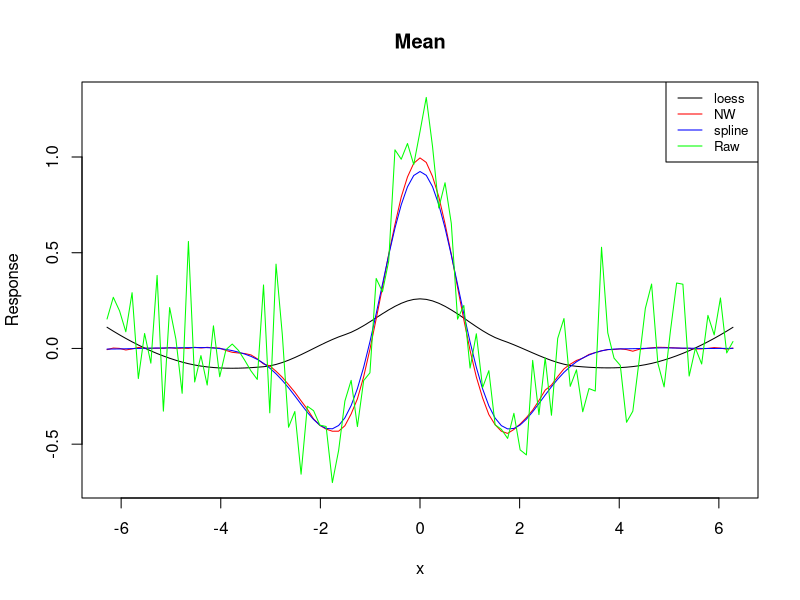
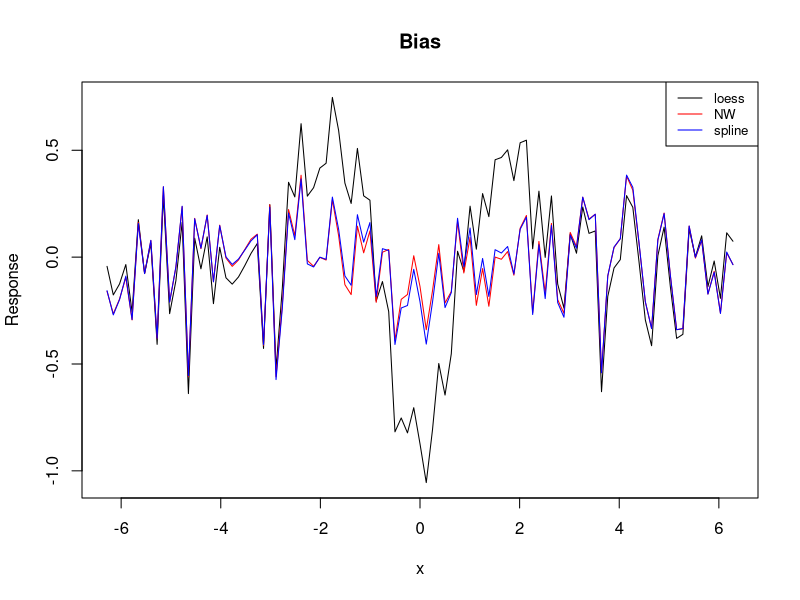
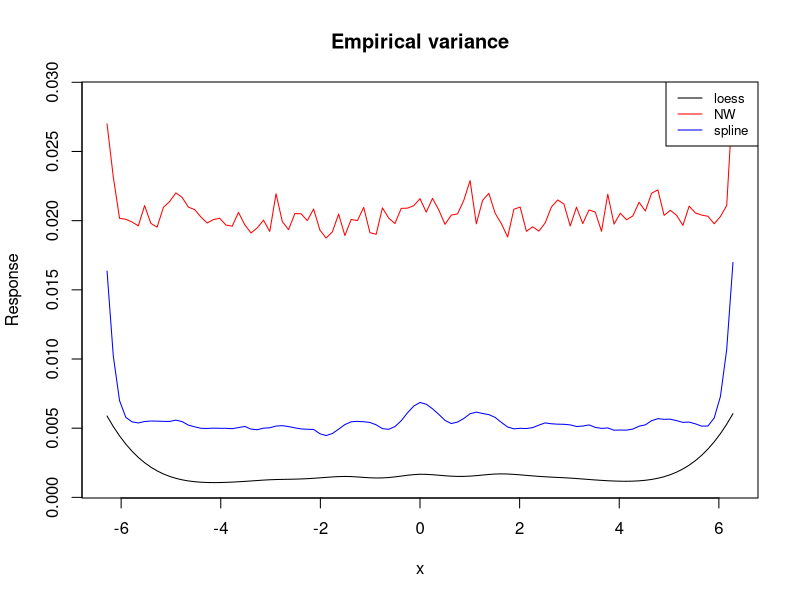
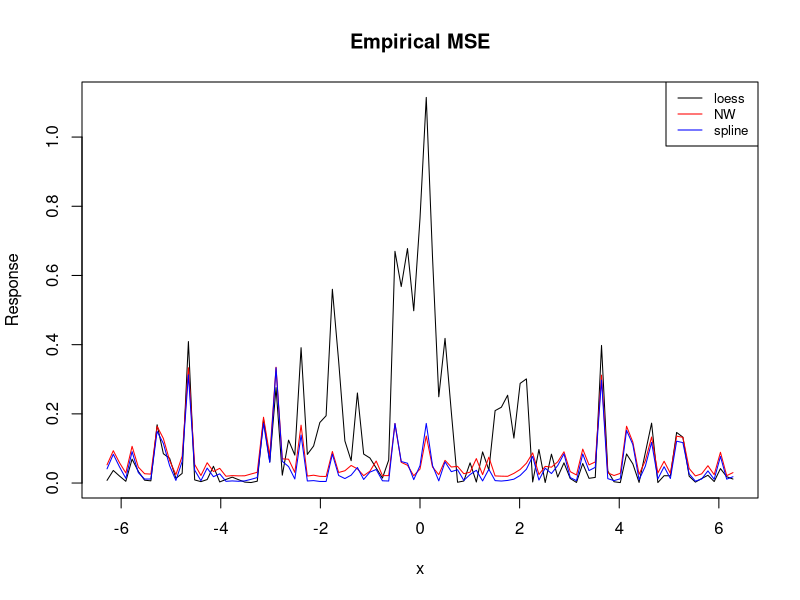

These charts were generated, in order, by the following R code: (Note: this script raises an error after producing the figures.)
## 1

#################### (a) Data points generation ###############
## Generate n=101 equidistant points in [-2\pi, 2\pi]
m <- 1000
n <- 101
x <- 2*pi*seq(-1, 1, length=n)

#################### (b) Local smoothing estimate ###############

## Initialize the matrix of fitted values for three methods
fvlp <- fvnw <- fvss <- matrix(0, nrow= n, ncol= m)

##Generate data, fit the data and store the fitted values

for (j in 1:m){
  ## simulate y-values
  ##f(x)<-(1-x**2)*exp(-0.5*(x**2))
  ## Note that you need to replace $f(x)$ below by the mathematical definition in eq. (2)
  y <- (1-x**2)*exp(-0.5*(x**2)) + rnorm(length(x),mean = 0, sd = 0.2);
  ## Get the estimates and store them
  fvlp[,j] <- predict(loess(y ~ x, span = 0.75), newdata = x);
  fvnw[,j] <- ksmooth(x, y, kernel="normal", bandwidth= 0.2, x.points=x)$y;
  fvss[,j] <- predict(smooth.spline(y ~ x), x=x)$y
}

#################### (c0) Mean ########################################
meanlp = apply(fvlp,1,mean);
meannw = apply(fvnw,1,mean);
meanss = apply(fvss,1,mean);
dmin = min( meanlp, meannw, meanss);
dmax = max( meanlp, meannw, meanss);
allmax=max( meanlp, meannw, meanss,y);
allmin=min( meanlp, meannw, meanss,y);

#################### (c1) Empirical bias ########################################
biaslp=meanlp-y
biasnw=meannw-y
biasss=meanss-y
allmax_bias=max( biaslp, biasnw, biasss);
allmin_bias=min( biaslp, biasnw, biasss);

#################### (c2) Empirical variance ########################################
sq_subtract_lp=(fvlp-meanlp)**2
var_lp=apply(sq_subtract_lp,1,mean)

sq_subtract_nw=(fvnw-meannw)**2
var_nw=apply(sq_subtract_nw,1,mean)

sq_subtract_ss=(fvss-meanss)**2
var_ss=apply(sq_subtract_ss,1,mean)

allmax_var=max( var_lp, var_nw, var_ss);
allmin_var=min( var_lp, var_nw, var_ss);


#################### (c3) Empirical mean square error (MSE) ##############################
sq_subtractY_lp=(fvlp-y)**2
MSE_lp=apply(sq_subtractY_lp,1,mean)

sq_subtractY_nw=(fvnw-y)**2
MSE_nw=apply(sq_subtractY_nw,1,mean)

sq_subtractY_ss=(fvss-y)**2
MSE_ss=apply(sq_subtractY_ss,1,mean)

allmax_MSE=max( MSE_lp, MSE_nw, MSE_ss);
allmin_MSE=min( MSE_lp, MSE_nw, MSE_ss);


#################### (d) Plot  ########################################

## 1) Mean
matplot(x, meanlp, "l", ylim=c(allmin, allmax), ylab="Response")
matlines(x, meannw, col="red")
matlines(x, meanss, col="blue")
matlines(x, y, col="green")## Raw
legend("topright", legend=c("loess", "NW", "spline ", "Raw"),
       col=c("Black","red", "blue","green"), lty=1, cex=0.8)
title(main = "Mean")

## 1) Bias
matplot(x, biaslp, "l", ylim=c(allmin_bias, allmax_bias), ylab="Response")
matlines(x, biasnw, col="red")
matlines(x, biasss, col="blue")
legend("topright", legend=c("loess", "NW", "spline "),
       col=c("Black","red", "blue"), lty=1, cex=0.8)
title(main = "Bias")

## 2) Variance
matplot(x, var_lp, "l", ylim=c(allmin_var, allmax_var), ylab="Response")
matlines(x, var_nw, col="red")
matlines(x, var_ss, col="blue")
legend("topright", legend=c("loess", "NW", "spline "),
       col=c("Black","red", "blue"), lty=1, cex=0.8)
title(main = "Empirical variance")

## 2) MSE
matplot(x, MSE_lp, "l", ylim=c(allmin_MSE, allmax_MSE), ylab="Response")
matlines(x, MSE_nw, col="red")
matlines(x, MSE_ss, col="blue")
legend("topright", legend=c("loess", "NW", "spline "),
       col=c("Black","red", "blue"), lty=1, cex=0.8)
title(main = "Empirical MSE")

####################################################################################################################################
## 2

#################### (a) Data points generation ###############
## Generate n=101 equidistant points in [-2\pi, 2\pi]
m <- 1000
n <- 101
set.seed(79)
x_b <- 2*pi*sort(c(0.5, -1 + rbeta(50,2,2), rbeta(50,2,2)))
dim(x_b)<-c(101,1)
dim(x_b)<-c(1,101)

#################### (b) Local smoothing estimate ###############

## Initialize the matrix of fitted values for three methods
fvlp_b <- fvnw_b <- fvss_b <- matrix(0, nrow= n, ncol= m)

##Generate data, fit the data and store the fitted values

for (j in 1:m){
  ## simulate y-values
  ##f(x)<-(1-x**2)*exp(-0.5*(x**2))
  ## Note that you need to replace $f(x)$ below by the mathematical definition in eq. (2)
  y_b <- (1-x_b**2)*exp(-0.5*(x_b**2)) + rnorm(length(x_b),mean = 0, sd = 0.2);
  #dim(y_b)<-c(101,1);
  dim(y_b)<-c(1,101)
  ## Get the estimates and store them
  fvlp_b[,j] <- predict(loess(y_b ~ x_b, span = 0.3365), newdata = x_b);
  fvnw_b[,j] <- ksmooth(x_b, y_b, kernel="normal", bandwidth= 0.2, x.points=x_b)$y_b;
  ##fvnw_b[,j] <- ksmooth(x_b, y_b,  kernel="normal", bandwidth= 0.2, x.points=x_b)$y_b;
  fvss_b[,j] <- predict(smooth.spline(y_b ~ x_b, spar= 0.7163), x=x_b)$y_b
}
dim(x_b)<-c(101,1)
dim(y_b)<-c(101,1)
x_b
dim(x)
#################### (c0) Mean ########################################
meanlp = apply(fvlp,1,mean);
meannw = apply(fvnw,1,mean);
meanss = apply(fvss,1,mean);
dmin = min( meanlp, meannw, meanss);
dmax = max( meanlp, meannw, meanss);
allmax=max( meanlp, meannw, meanss,y);
allmin=min( meanlp, meannw, meanss,y);

#################### (c1) Empirical bias ########################################
biaslp=meanlp-y
biasnw=meannw-y
biasss=meanss-y
allmax_bias=max( biaslp, biasnw, biasss);
allmin_bias=min( biaslp, biasnw, biasss);

#################### (c2) Empirical variance ########################################
sq_subtract_lp=(fvlp-meanlp)**2
var_lp=apply(sq_subtract_lp,1,mean)

sq_subtract_nw=(fvnw-meannw)**2
var_nw=apply(sq_subtract_nw,1,mean)

sq_subtract_ss=(fvss-meanss)**2
var_ss=apply(sq_subtract_ss,1,mean)

allmax_var=max( var_lp, var_nw, var_ss);
allmin_var=min( var_lp, var_nw, var_ss);


#################### (c3) Empirical mean square error (MSE) ##############################
sq_subtractY_lp=(fvlp-y)**2
MSE_lp=apply(sq_subtractY_lp,1,mean)

sq_subtractY_nw=(fvnw-y)**2
MSE_nw=apply(sq_subtractY_nw,1,mean)

sq_subtractY_ss=(fvss-y)**2
MSE_ss=apply(sq_subtractY_ss,1,mean)

allmax_MSE=max( MSE_lp, MSE_nw, MSE_ss);
allmin_MSE=min( MSE_lp, MSE_nw, MSE_ss);


#################### (d) Plot  ########################################

## 1) Mean
matplot(x, meanlp, "l", ylim=c(allmin, allmax), ylab="Response")
matlines(x, meannw, col="red")
matlines(x, meanss, col="blue")
matlines(x, y, col="green")## Raw
legend("topright", legend=c("loess", "NW", "spline ", "Raw"),
       col=c("Black","red", "blue","green"), lty=1, cex=0.8)
title(main = "Mean")

## 1) Bias
matplot(x, biaslp, "l", ylim=c(allmin_bias, allmax_bias), ylab="Response")
matlines(x, biasnw, col="red")
matlines(x, biasss, col="blue")
legend("topright", legend=c("loess", "NW", "spline "),
       col=c("Black","red", "blue"), lty=1, cex=0.8)
title(main = "Bias")

## 2) Variance
matplot(x, var_lp, "l", ylim=c(allmin_var, allmax_var), ylab="Response")
matlines(x, var_nw, col="red")
matlines(x, var_ss, col="blue")
legend("topright", legend=c("loess", "NW", "spline "),
       col=c("Black","red", "blue"), lty=1, cex=0.8)
title(main = "Empirical variance")

## 2) MSE
matplot(x, MSE_lp, "l", ylim=c(allmin_MSE, allmax_MSE), ylab="Response")
matlines(x, MSE_nw, col="red")
matlines(x, MSE_ss, col="blue")
legend("topright", legend=c("loess", "NW", "spline "),
       col=c("Black","red", "blue"), lty=1, cex=0.8)
title(main = "Empirical MSE")